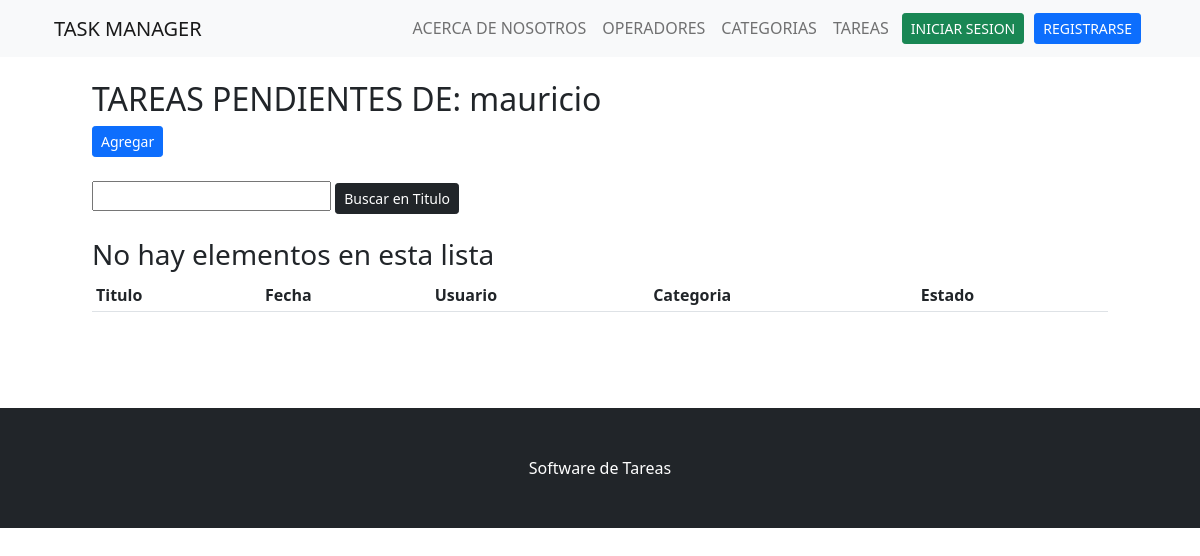
Page /tarea_usuario/1 on the earlier database version.
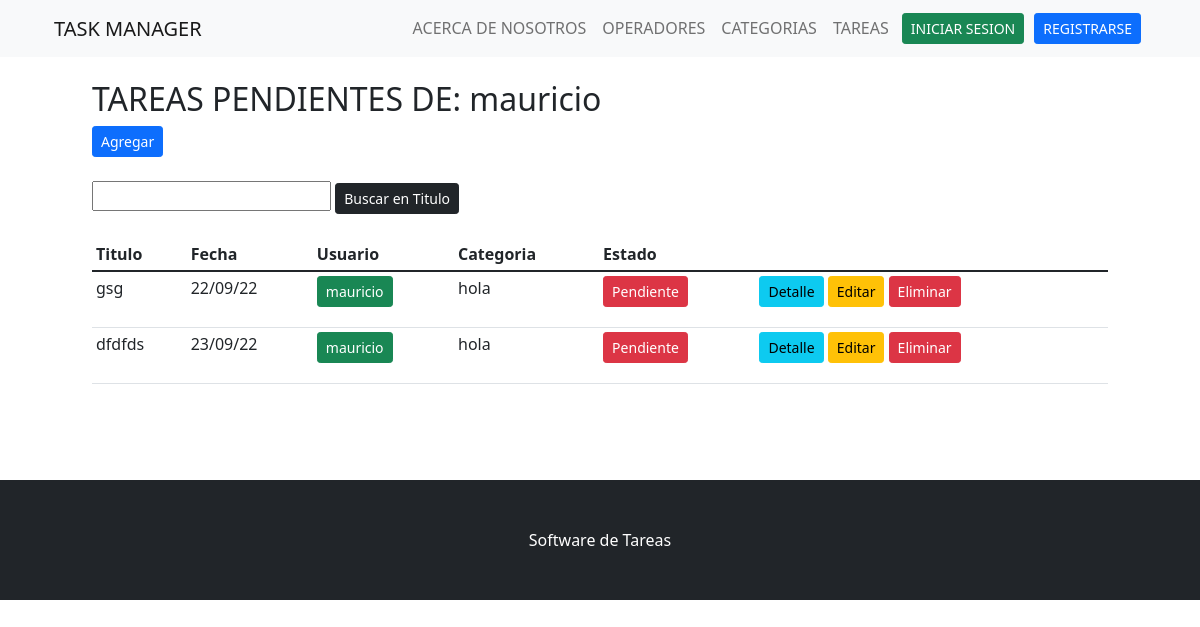
Same page on the later database version.
### app_tareas/models.py (models this page shows, shortened)
class Tarea(models.Model):
    usuario = models.ForeignKey(User,null=False, on_delete=models.CASCADE)
    titulo = models.CharField(max_length=200,null=False)
    descripcion = models.TextField(null=False)
    completo = models.BooleanField(default=False)
    creado = models.DateTimeField(auto_now_add=True)
    categoria = models.ForeignKey(Categoria,null=False,on_delete=models.PROTECT)
    class Meta:
        ordering = ['completo']

class Categoria(models.Model):
    descripcion = models.CharField(max_length=100)
    def __str__(self):
        return self.descripcion

### app_tareas/views.py (the view)
# urls.py: path('tarea_usuario/<int:usuario_id>', tarea , name ='tarea_usuario'),
def tarea(request, usuario_id):
    user = User.objects.filter(id = usuario_id)
    tareas = Tarea.objects.filter(usuario_id = user[0])
    return render(request, "app_tareas/tareas/tarea_usuario.html", {'tareas': tareas, 'empleado': user[0]})

### app_tareas/templates/app_tareas/tareas/tarea_usuario.html (shortened to what this page needs)
{% extends 'app_tareas/plantilla_base.html' %}
{% block contenido %}
<div class = 'container'>
    <h2>TAREAS PENDIENTES DE: {{empleado}}</h2>
    <a href="{% url 'crear_tarea' %}" class="btn btn-primary btn-sm">Agregar</a>
</div>
<br>
<div class="container">
    <form action="" method="GET">
        <input type="text" name="buscar">
        <input type="submit" value="Buscar en Titulo" class="btn btn-dark btn-sm">
    </form>
</div>
<br>
<div class ='container'>
    <div class = 'row'>
        <div class = 'col-12'>
                    <table class = 'table  table-hover table-responsive-sm table-sm'>
                        <thead class='thead-dark'>
                            <tr>
                                <th>Titulo</th>
                                <th>Fecha</th>
                                <th>Usuario</th>
                                <th>Categoria</th>
                                <th>Estado</th>
                            </tr>
                        </thead>
                        <tbody>
                            {% for i in tareas %}
                            <tr class="completo">
                                <td>{{i.titulo}}</td>
                                <td>{{i.creado|date:"d/m/y"}}</td>
                                <td><a href="" class="btn btn-success btn-sm">{{i.usuario}}</a></td>
                                <td>{{i.categoria}}</td>
                                {% if i.completo %}
                                <td><p class="btn btn-success btn-sm">Realizado</p></td>
                                {% else %}
                                <td><p class="btn btn-danger btn-sm">Pendiente</p></td>
                                {% endif %}
                                <td><a href="{% url 'tarea' i.id %}" class="btn btn-info btn-sm">Detalle</a>
                                <a href="{% url 'editar_tarea' i.id %}" class="btn btn-warning btn-sm">Editar</a>
                                <a href="{% url 'eliminar_tarea' i.id %}" class="btn btn-danger btn-sm">Eliminar</a></td>
                            </tr>
                            {% empty %}
                            <h3> No hay elementos en esta lista </h3>
                            {% endfor %}
                        </tbody>
                    </table>
        </div>
    </div>
</div>
{% endblock contenido %}

Differences in the rows shown:
added Tarea: titulo "gsg", creado "22/09/22", usuario "mauricio", categoria "hola", completo "Pendiente"
added Tarea: titulo "dfdfds", creado "23/09/22", usuario "mauricio", categoria "hola", completo "Pendiente"
Other differences:
text no longer shown: "No hay elementos en esta lista"
